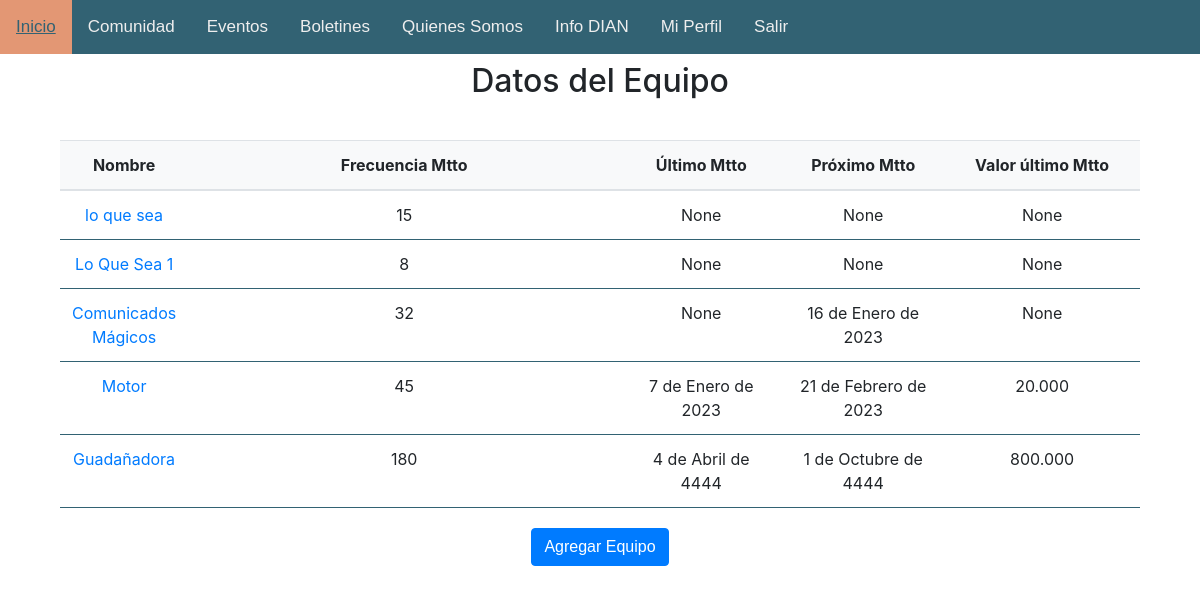
The app's page /mtto/lista_eq/ (signed in), older data.
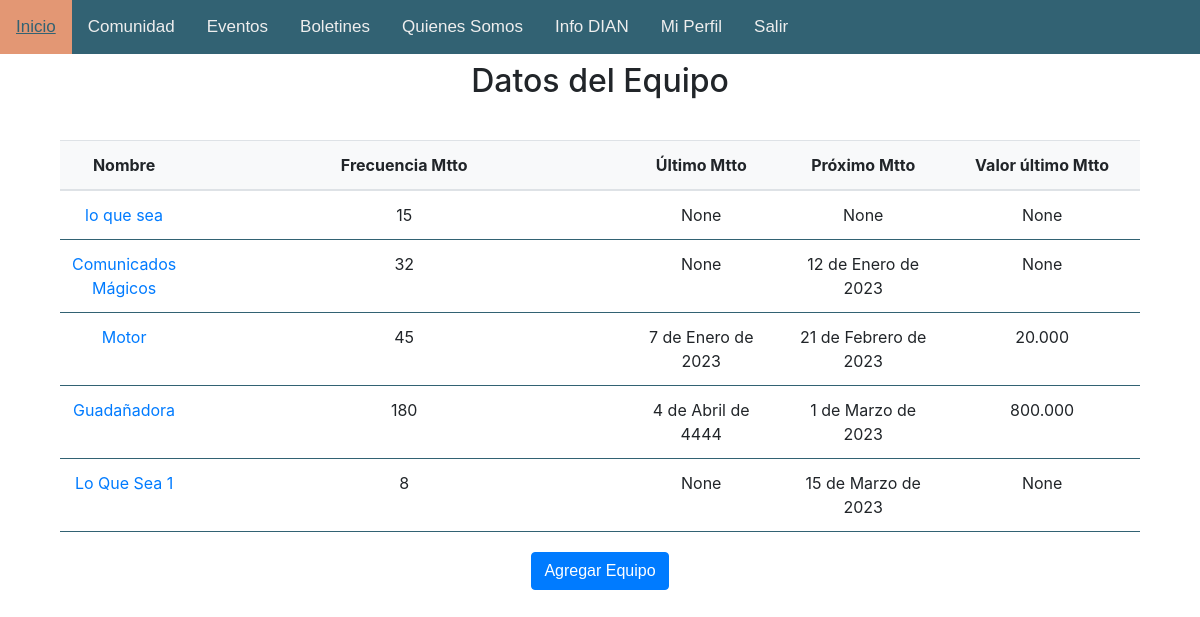
The same page, newer data.
### mtto/models.py (models this page shows, shortened)
class Equip(models.Model):
    name = models.CharField(max_length=50, null=False, blank=False)
    frequency = models.PositiveSmallIntegerField()
    last_maintenance = models.DateField(null=True, blank=True)
    next_maintenance = models.DateField(null=True, blank=True)
    last_value = models.PositiveIntegerField(null=True, blank=True)
    class Meta():
        verbose_name_plural = 'equipos'

### mtto/views.py (the view)
# urls.py: path('lista_eq/', views.listadoEquipos, name='mtto.listado_equipos'),
@login_required
def listadoEquipos(request):
    comunidad = False
    if CustomUser.objects.get(user=request.user).comunidad:
        comunidad =True
        return render(request, 'mtto/listado_equipos.html', {
            'equipos': Equip.objects.all().order_by('next_maintenance'),
            'comunidad': comunidad,
        })
    else:
        return HttpResponseRedirect(reverse('home'))

### mtto/templates/mtto/listado_equipos.html (shortened to what this page needs)
{% extends 'base.html' %}
{% load static %}
    {% block body %}
    <h2 class="center">Datos del Equipo</h2>
    <br>
    <div style="width: 90%;" class="table-responsive center">
    <table class="table align-middle mb-0 bg-white center">
        <thead class="bg-light">
            <tr>
                <th style="width: 20px;">Nombre</th>
                <th>Frecuencia Mtto</th>
                <th>Último Mtto</th>
                <th>Próximo Mtto</th>
                <th>Valor último Mtto</th>
            </tr>
        </thead>
        <tbody>
            {% for equipo in equipos %}
            <tr>
                <td style="width: 20px;"><a href="{% url 'mtto.details' pk=equipo.id %}">{{ equipo.name }}</a></td>
                <td>{{ equipo.frequency }}</td>
                <td>{{ equipo.last_maintenance }}</td>
                <td>{{ equipo.next_maintenance }}</td>
                <td>{{ equipo.last_value }}</td>
            </tr>
            {% endfor %}
        </tbody>
    </table>
    <form action="{% url 'mtto.crear_equipo' %}">
        <button type="submit" class="btn btn-primary top-20">Agregar Equipo</button>
    </form>
</div>
    {% endblock %}

Row changes from the older to the newer data that the page shows:
changed Equip "Comunicados Mágicos": next_maintenance "16 de Enero de 2023" → "12 de Enero de 2023"
changed Equip "Guadañadora": next_maintenance "1 de Octubre de 4444" → "1 de Marzo de 2023"
changed Equip "Lo Que Sea 1": next_maintenance "None" → "15 de Marzo de 2023"; moves down the list
